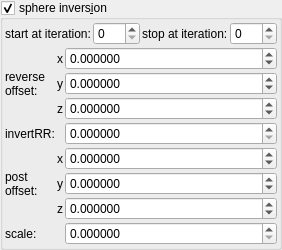
    <widget class="MyGroupBox" name="groupCheck_transf_sphere_inversion_enabled_false">
     <property name="title">
      <string>sphere invers&amp;ion</string>
     </property>
     <property name="checkable">
      <bool>true</bool>
     </property>
     <layout class="QVBoxLayout" name="verticalLayout_12" stretch="0,0">
      <property name="spacing">
       <number>2</number>
      </property>
      <property name="leftMargin">
       <number>2</number>
      </property>
      <property name="topMargin">
       <number>2</number>
      </property>
      <property name="rightMargin">
       <number>2</number>
      </property>
      <property name="bottomMargin">
       <number>2</number>
      </property>
      <item>
       <layout class="QHBoxLayout" name="horizontalLayout_15" stretch="0,1,0,1">
        <item>
         <widget class="QLabel" name="label_96">
          <property name="text">
           <string>start at iteration:</string>
          </property>
         </widget>
        </item>
        <item>
         <widget class="MySpinBox" name="spinboxInt_transf_start_iterations_X">
          <property name="sizePolicy">
           <sizepolicy hsizetype="Minimum" vsizetype="Maximum">
            <horstretch>0</horstretch>
            <verstretch>0</verstretch>
           </sizepolicy>
          </property>
          <property name="minimum">
           <number>0</number>
          </property>
          <property name="maximum">
           <number>999</number>
          </property>
          <property name="value">
           <number>0</number>
          </property>
         </widget>
        </item>
        <item>
         <widget class="QLabel" name="label_68">
          <property name="text">
           <string>stop at iteration:</string>
          </property>
         </widget>
        </item>
        <item>
         <widget class="MySpinBox" name="spinboxInt_transf_stop_iterations_1">
          <property name="sizePolicy">
           <sizepolicy hsizetype="Preferred" vsizetype="Maximum">
            <horstretch>0</horstretch>
            <verstretch>0</verstretch>
           </sizepolicy>
          </property>
          <property name="maximum">
           <number>999</number>
          </property>
         </widget>
        </item>
       </layout>
      </item>
      <item>
       <layout class="QGridLayout" name="gridLayout_35" columnstretch="0,0,1">
        <property name="spacing">
         <number>2</number>
        </property>
        <item row="4" column="2">
         <widget class="MyDoubleSpinBox" name="spinbox3_transf_addition_constant_x">
          <property name="sizePolicy">
           <sizepolicy hsizetype="Minimum" vsizetype="Maximum">
            <horstretch>0</horstretch>
            <verstretch>0</verstretch>
           </sizepolicy>
          </property>
          <property name="prefix">
           <string/>
          </property>
          <property name="suffix">
           <string/>
          </property>
          <property name="decimals">
           <number>6</number>
          </property>
          <property name="minimum">
           <double>-99.989999999999995</double>
          </property>
          <property name="maximum">
           <double>99.989999999999995</double>
          </property>
          <property name="singleStep">
           <double>0.100000000000000</double>
          </property>
         </widget>
        </item>
        <item row="6" column="2">
         <widget class="MyDoubleSpinBox" name="spinbox3_transf_addition_constant_z">
          <property name="sizePolicy">
           <sizepolicy hsizetype="Minimum" vsizetype="Maximum">
            <horstretch>0</horstretch>
            <verstretch>0</verstretch>
           </sizepolicy>
          </property>
          <property name="prefix">
           <string/>
          </property>
          <property name="suffix">
           <string/>
          </property>
          <property name="decimals">
           <number>6</number>
          </property>
          <property name="minimum">
           <double>-99.989999999999995</double>
          </property>
          <property name="maximum">
           <double>99.989999999999995</double>
          </property>
          <property name="singleStep">
           <double>0.100000000000000</double>
          </property>
         </widget>
        </item>
        <item row="0" column="1">
         <widget class="QLabel" name="label_127">
          <property name="text">
           <string notr="true">x</string>
          </property>
         </widget>
        </item>
        <item row="4" column="1">
         <widget class="QLabel" name="label_126">
          <property name="text">
           <string notr="true">x</string>
          </property>
         </widget>
        </item>
        <item row="1" column="2">
         <widget class="MyDoubleSpinBox" name="spinbox3_transf_offset_000_y">
          <property name="sizePolicy">
           <sizepolicy hsizetype="Minimum" vsizetype="Maximum">
            <horstretch>0</horstretch>
            <verstretch>0</verstretch>
           </sizepolicy>
          </property>
          <property name="font">
           <font>
            <weight>50</weight>
            <bold>false</bold>
           </font>
          </property>
          <property name="prefix">
           <string/>
          </property>
          <property name="suffix">
           <string/>
          </property>
          <property name="decimals">
           <number>6</number>
          </property>
          <property name="minimum">
           <double>-99.989999999999995</double>
          </property>
          <property name="maximum">
           <double>99.989999999999995</double>
          </property>
          <property name="singleStep">
           <double>0.100000000000000</double>
          </property>
         </widget>
        </item>
        <item row="2" column="1">
         <widget class="QLabel" name="label_137">
          <property name="text">
           <string notr="true">z</string>
          </property>
         </widget>
        </item>
        <item row="3" column="0">
         <widget class="QLabel" name="label_23">
          <property name="text">
           <string>invertRR:</string>
          </property>
         </widget>
        </item>
        <item row="0" column="0" rowspan="3">
         <widget class="QLabel" name="label_260">
          <property name="text">
           <string>reverse
offset:</string>
          </property>
         </widget>
        </item>
        <item row="6" column="1">
         <widget class="QLabel" name="label_135">
          <property name="text">
           <string notr="true">z</string>
          </property>
         </widget>
        </item>
        <item row="4" column="0" rowspan="3">
         <widget class="QLabel" name="label_259">
          <property name="text">
           <string>post
offset:</string>
          </property>
         </widget>
        </item>
        <item row="5" column="1">
         <widget class="QLabel" name="label_134">
          <property name="text">
           <string notr="true">y</string>
          </property>
         </widget>
        </item>
        <item row="3" column="2">
         <widget class="MyDoubleSpinBox" name="spinbox_transf_scaleG_1">
          <property name="sizePolicy">
           <sizepolicy hsizetype="Minimum" vsizetype="Maximum">
            <horstretch>0</horstretch>
            <verstretch>0</verstretch>
           </sizepolicy>
          </property>
          <property name="prefix">
           <string/>
          </property>
          <property name="suffix">
           <string/>
          </property>
          <property name="decimals">
           <number>6</number>
          </property>
          <property name="minimum">
           <double>0.000000000000000</double>
          </property>
          <property name="maximum">
           <double>99.989999999999995</double>
          </property>
          <property name="singleStep">
           <double>0.100000000000000</double>
          </property>
         </widget>
        </item>
        <item row="5" column="2">
         <widget class="MyDoubleSpinBox" name="spinbox3_transf_addition_constant_y">
          <property name="sizePolicy">
           <sizepolicy hsizetype="Minimum" vsizetype="Maximum">
            <horstretch>0</horstretch>
            <verstretch>0</verstretch>
           </sizepolicy>
          </property>
          <property name="prefix">
           <string/>
          </property>
          <property name="suffix">
           <string/>
          </property>
          <property name="decimals">
           <number>6</number>
          </property>
          <property name="minimum">
           <double>-99.989999999999995</double>
          </property>
          <property name="maximum">
           <double>99.989999999999995</double>
          </property>
          <property name="singleStep">
           <double>0.100000000000000</double>
          </property>
         </widget>
        </item>
        <item row="1" column="1">
         <widget class="QLabel" name="label_136">
          <property name="text">
           <string notr="true">y</string>
          </property>
         </widget>
        </item>
        <item row="2" column="2">
         <widget class="MyDoubleSpinBox" name="spinbox3_transf_offset_000_z">
          <property name="sizePolicy">
           <sizepolicy hsizetype="Minimum" vsizetype="Maximum">
            <horstretch>0</horstretch>
            <verstretch>0</verstretch>
           </sizepolicy>
          </property>
          <property name="font">
           <font>
            <weight>50</weight>
            <bold>false</bold>
           </font>
          </property>
          <property name="prefix">
           <string/>
          </property>
          <property name="suffix">
           <string/>
          </property>
          <property name="decimals">
           <number>6</number>
          </property>
          <property name="minimum">
           <double>-99.989999999999995</double>
          </property>
          <property name="maximum">
           <double>99.989999999999995</double>
          </property>
          <property name="singleStep">
           <double>0.100000000000000</double>
          </property>
         </widget>
        </item>
        <item row="0" column="2">
         <widget class="MyDoubleSpinBox" name="spinbox3_transf_offset_000_x">
          <property name="sizePolicy">
           <sizepolicy hsizetype="Minimum" vsizetype="Maximum">
            <horstretch>0</horstretch>
            <verstretch>0</verstretch>
           </sizepolicy>
          </property>
          <property name="font">
           <font>
            <weight>50</weight>
            <bold>false</bold>
           </font>
          </property>
          <property name="prefix">
           <string/>
          </property>
          <property name="suffix">
           <string/>
          </property>
          <property name="decimals">
           <number>6</number>
          </property>
          <property name="minimum">
           <double>-99.989999999999995</double>
          </property>
          <property name="maximum">
           <double>99.989999999999995</double>
          </property>
          <property name="singleStep">
           <double>0.100000000000000</double>
          </property>
         </widget>
        </item>
        <item row="7" column="2">
         <widget class="MyDoubleSpinBox" name="spinbox_transf_scaleA_1">
          <property name="sizePolicy">
           <sizepolicy hsizetype="Minimum" vsizetype="Maximum">
            <horstretch>0</horstretch>
            <verstretch>0</verstretch>
           </sizepolicy>
          </property>
          <property name="prefix">
           <string/>
          </property>
          <property name="suffix">
           <string/>
          </property>
          <property name="decimals">
           <number>6</number>
          </property>
          <property name="minimum">
           <double>0.000000000000000</double>
          </property>
          <property name="maximum">
           <double>99.989999999999995</double>
          </property>
          <property name="singleStep">
           <double>0.100000000000000</double>
          </property>
         </widget>
        </item>
        <item row="7" column="0">
         <widget class="QLabel" name="label_24">
          <property name="text">
           <string>scale:</string>
          </property>
         </widget>
        </item>
       </layout>
      </item>
     </layout>
    </widget>
